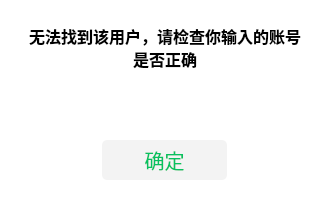
<?xml version="1.0" encoding="UTF-8"?>
<ui version="4.0">
 <class>SearchFriendFailDlg</class>
 <widget class="QWidget" name="SearchFriendFailDlg">
  <property name="geometry">
   <rect>
    <x>0</x>
    <y>0</y>
    <width>330</width>
    <height>210</height>
   </rect>
  </property>
  <property name="minimumSize">
   <size>
    <width>330</width>
    <height>210</height>
   </size>
  </property>
  <property name="maximumSize">
   <size>
    <width>330</width>
    <height>210</height>
   </size>
  </property>
  <property name="windowTitle">
   <string>Form</string>
  </property>
  <property name="styleSheet">
   <string notr="true">*{
	background-color: rgb(255, 255, 255);
}
#SearchFriendFailDlg{
	border:2px solid rgb(209, 209, 209)
}
#textEdit_tip{
	border:none;
}
#but_close{
	border:none;
	border-radius:5px;
	background-color: rgb(243, 243, 243);
	color: rgb(7, 193, 96);
	font:20px;
}
#but_close:hover{
	border:none;
	border-radius:5px;
	background-color: rgb(219, 219, 219);
	color: rgb(7, 193, 96);
	font:20px;
}</string>
  </property>
  <layout class="QVBoxLayout" name="verticalLayout">
   <property name="spacing">
    <number>0</number>
   </property>
   <property name="leftMargin">
    <number>0</number>
   </property>
   <property name="topMargin">
    <number>0</number>
   </property>
   <property name="rightMargin">
    <number>0</number>
   </property>
   <property name="bottomMargin">
    <number>0</number>
   </property>
   <item>
    <widget class="QWidget" name="widget" native="true">
     <property name="maximumSize">
      <size>
       <width>16777215</width>
       <height>110</height>
      </size>
     </property>
     <layout class="QHBoxLayout" name="horizontalLayout_2">
      <property name="leftMargin">
       <number>20</number>
      </property>
      <property name="topMargin">
       <number>20</number>
      </property>
      <property name="rightMargin">
       <number>20</number>
      </property>
      <property name="bottomMargin">
       <number>20</number>
      </property>
      <item>
       <widget class="QTextEdit" name="textEdit_tip">
        <property name="html">
         <string>&lt;!DOCTYPE HTML PUBLIC &quot;-//W3C//DTD HTML 4.0//EN&quot; &quot;http://www.w3.org/TR/REC-html40/strict.dtd&quot;&gt;
&lt;html&gt;&lt;head&gt;&lt;meta name=&quot;qrichtext&quot; content=&quot;1&quot; /&gt;&lt;style type=&quot;text/css&quot;&gt;
p, li { white-space: pre-wrap; }
&lt;/style&gt;&lt;/head&gt;&lt;body style=&quot; font-family:'SimSun'; font-size:9pt; font-weight:400; font-style:normal;&quot;&gt;
&lt;p align=&quot;center&quot; style=&quot; margin-top:0px; margin-bottom:0px; margin-left:0px; margin-right:0px; -qt-block-indent:0; text-indent:0px;&quot;&gt;&lt;span style=&quot; font-size:12pt; font-weight:600;&quot;&gt;无法找到该用户，请检查你输入的账号是否正确&lt;/span&gt;&lt;/p&gt;&lt;/body&gt;&lt;/html&gt;</string>
        </property>
       </widget>
      </item>
     </layout>
    </widget>
   </item>
   <item>
    <widget class="QWidget" name="widget_2" native="true">
     <layout class="QHBoxLayout" name="horizontalLayout">
      <item>
       <widget class="QPushButton" name="but_close">
        <property name="minimumSize">
         <size>
          <width>125</width>
          <height>40</height>
         </size>
        </property>
        <property name="maximumSize">
         <size>
          <width>125</width>
          <height>40</height>
         </size>
        </property>
        <property name="cursor">
         <cursorShape>PointingHandCursor</cursorShape>
        </property>
        <property name="text">
         <string>确定</string>
        </property>
       </widget>
      </item>
     </layout>
    </widget>
   </item>
  </layout>
 </widget>
 <resources/>
 <connections/>
</ui>
